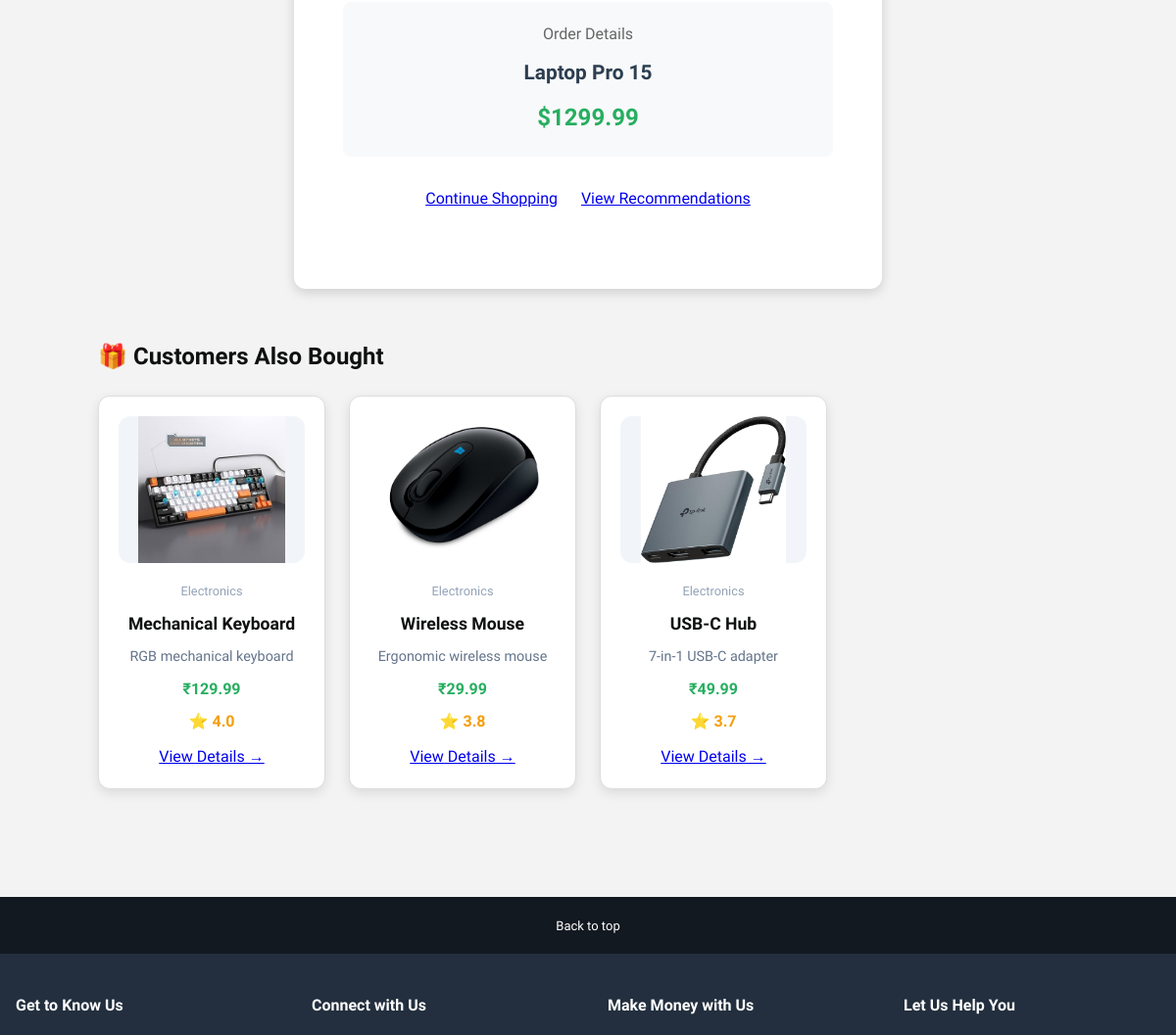
Before: /purchase/success/1/ (signed in, middle part) with the older database file.
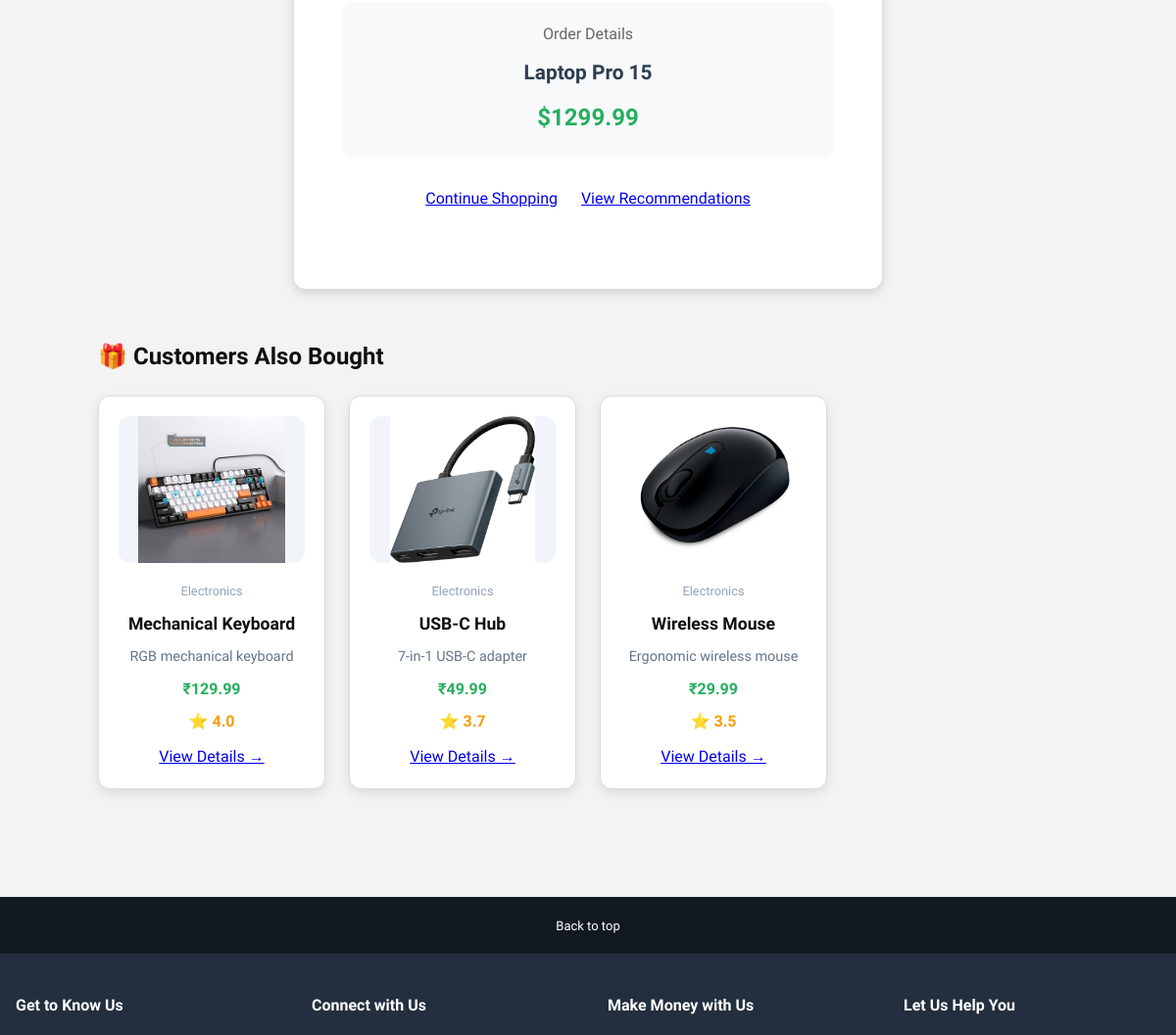
After: the same page with the newer database file.
### recommendations/models.py (models this page shows, shortened)
class Product(models.Model):
    name = models.CharField(max_length=200)
    description = models.TextField()
    category = models.ForeignKey(Category, on_delete=models.CASCADE)
    price = models.DecimalField(max_digits=10, decimal_places=2)
    image = models.ImageField(upload_to='product_images/', blank=True, null=True)
    image1 = models.ImageField(upload_to='product_images/', blank=True, null=True)
    image2 = models.ImageField(upload_to='product_images/', blank=True, null=True)
    image3 = models.ImageField(upload_to='product_images/', blank=True, null=True)
    image4 = models.ImageField(upload_to='product_images/', blank=True, null=True)
    created_at = models.DateTimeField(auto_now_add=True)
    def average_rating(self):
        ratings = self.rating_set.all()
        if ratings:
            return sum(r.score for r in ratings) / len(ratings)
        return 0

class Category(models.Model):
    name = models.CharField(max_length=100)
    description = models.TextField(blank=True)
    class Meta:
        verbose_name_plural = "Categories"

class Rating(models.Model):
    user = models.ForeignKey(User, on_delete=models.CASCADE)
    product = models.ForeignKey(Product, on_delete=models.CASCADE)
    score = models.IntegerField(
        validators=[MinValueValidator(1), MaxValueValidator(5)]
    )
    created_at = models.DateTimeField(auto_now_add=True)
    class Meta:
        unique_together = ('user', 'product')

### recommendations/views.py (the view)
# urls.py: path('purchase/success/<int:product_id>/', views.purchase_success, name='purchase_success'),
@login_required
def purchase_success(request, product_id):
    product = get_object_or_404(Product, id=product_id)
    engine = RecommendationEngine()
    recommendations = engine.get_content_based_recommendations(product_id, n=4)
    cart_count = 0
    cart, _ = Cart.objects.get_or_create(user=request.user)
    cart_count = cart.items.count()
    context = {
        'product': product,
        'recommendations': recommendations,
        'cart_count': cart_count,
    }
    return render(request, 'recommendations/purchase_success.html', context)

### recommendations/context_processors.py (called while the page is built)
def wishlist_count(request):
    if request.user.is_authenticated:
        return {
            'wishlist_count': Wishlist.objects.filter(user=request.user).count()
        }
    return {'wishlist_count': 0}

### recommendations/recommendation_engine.py (called while the page is built)
    def get_content_based_recommendations(self, product_id, n=5):
        try:
            product = Product.objects.get(id=product_id)
        except Product.DoesNotExist:
            return Product.objects.none()
        similar_products = Product.objects.filter(
            category=product.category
        ).exclude(id=product_id)
        recommendations = []
        for p in similar_products:
            recommendations.append({
                'product': p,
                'score': p.average_rating()
            })
        recommendations = sorted(
            recommendations,
            key=lambda x: x['score'],
            reverse=True
        )[:n]
        return [r['product'] for r in recommendations]

### recommendations/templates/recommendations/purchase_success.html (shortened to what this page needs)
{% extends 'recommendations/base.html' %}
{% load static %}
{% block content %}
<div style="background: white; padding: 50px; border-radius: 12px; margin: 50px auto; max-width: 600px; text-align: center; box-shadow: 0 4px 12px rgba(0,0,0,0.15);">
    <div style="background: #f8f9fa; padding: 20px; border-radius: 8px; margin: 20px 0;">
        <p style="color: #666; margin-bottom: 10px;">Order Details</p>
        <p style="font-size: 1.3em; color: #2c3e50;"><strong>{{ product.name }}</strong></p>
        <p style="font-size: 1.5em; color: #27ae60; font-weight: bold; margin-top: 10px;">${{ product.price }}</p>
    </div>
    <div style="margin: 30px 0;">
        <a href="/" class="btn" style="margin:10px;">Continue Shopping</a>
        <a href="{% url 'my_recommendations' %}" class="btn btn-success" style="margin: 0 10px;">View Recommendations</a>
    </div>
</div>
{% if recommendations %}
<div style="margin: 50px auto; max-width: 1000px;">
    <h2 class="section-title" style="margin-bottom: 20px;">🎁 Customers Also Bought</h2>
    <div class="product-grid" style="display:grid; grid-template-columns: repeat(auto-fill, minmax(200px, 1fr)); gap: 24px;">
        {% for rec in recommendations %}
        <div class="product-card" style="background: #fff; padding: 20px; border-radius: 12px; box-shadow: 0 4px 12px rgba(0,0,0,0.1); text-align: center;">
            <div style="height: 150px; display:flex; align-items:center; justify-content:center; background: #f1f5f9; border-radius: 12px; margin-bottom: 15px;">
                {% if rec.image %}
                    <img src="{{ rec.image.url }}" alt="{{ rec.name }}" style="max-width: 100%; max-height: 100%; object-fit: contain;">
                {% else %}
                    <span style="font-size: 3em;">🛍️</span>
                {% endif %}
            </div>
            <span class="category" style="font-size: 0.8em; color: #94a3b8;">{{ rec.category.name }}</span>
            <h3 style="font-size: 1.1em; margin: 8px 0;">{{ rec.name }}</h3>
            <p style="font-size: 0.9em; color: #64748b;">{{ rec.description|truncatewords:12 }}</p>
            <div style="font-weight: 700; color: #27ae60; margin: 8px 0;">₹{{ rec.price }}</div>
            <div style="color: #f59e0b; font-weight: 700;">⭐ {{ rec.average_rating|floatformat:1 }}</div>
            <a href="{% url 'product_detail' rec.id %}" class="btn" style="margin-top: 10px; display: inline-block;">View Details →</a>
        </div>
        {% endfor %}
    </div>
</div>
{% endif %}
{% endblock %}

### recommendations/templates/recommendations/base.html (shortened to what this page needs)
<!DOCTYPE html>
{% load static %}
<html lang="en">
<head>
    <link rel="stylesheet" href="https://cdnjs.cloudflare.com/ajax/libs/font-awesome/6.5.0/css/all.min.css">
</head>
<body>
    <main class="main-container">
        {% block content %}{% endblock %}
    </main>
    <footer class="footer">
        <div class="footer-top">
            <a href="#top">Back to top</a>
        </div>
        <div class="footer-content">
            <div class="footer-section">
                <h3>Get to Know Us</h3>
            </div>
            <div class="footer-section">
                <h3>Connect with Us</h3>
            </div>
            <div class="footer-section">
                <h3>Make Money with Us</h3>
            </div>
            <div class="footer-section">
                <h3>Let Us Help You</h3>
            </div>
        </div>
    </footer>
</body>
</html>

Changed rows visible on the page:
changed Product "USB-C Hub": moves up the list
changed Product "Wireless Mouse": average_rating "3.8" → "3.5"
